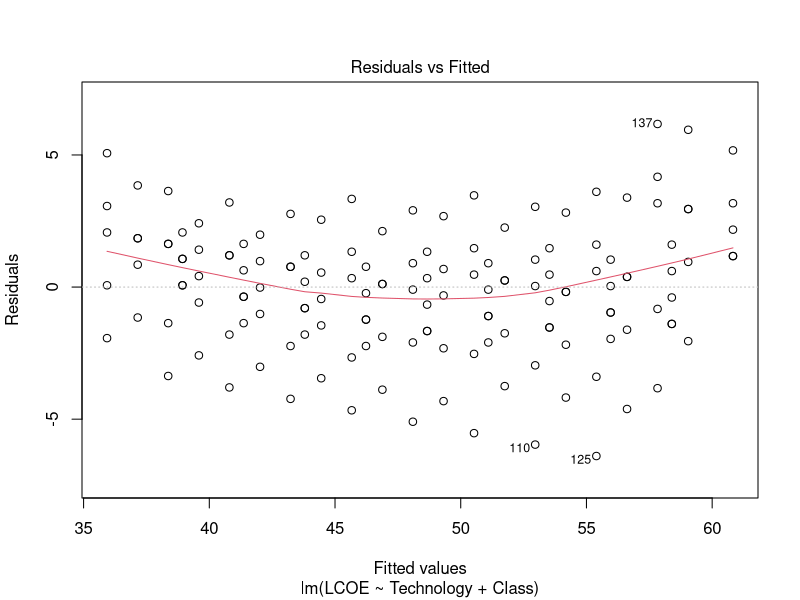
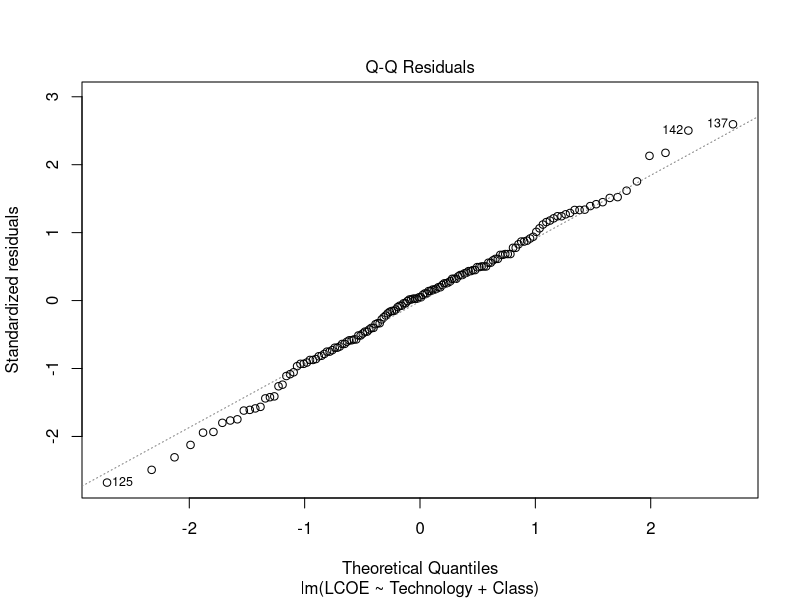
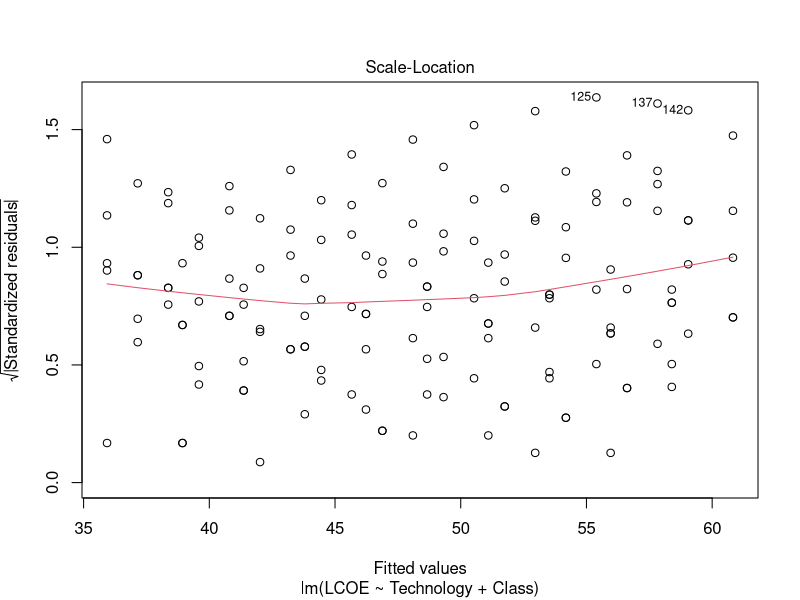
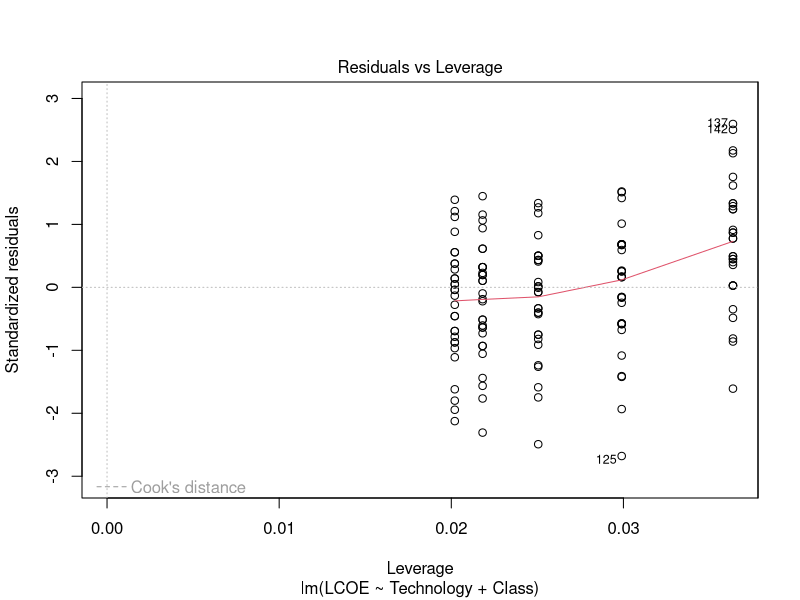
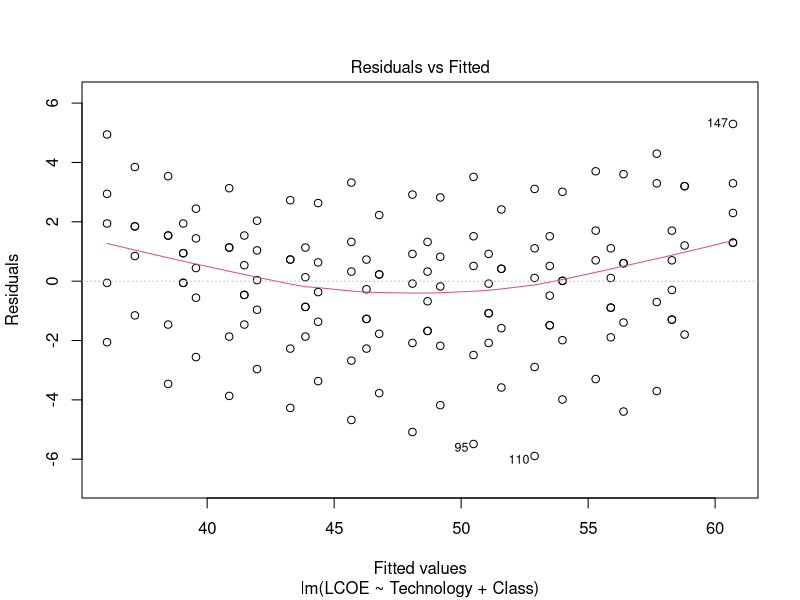
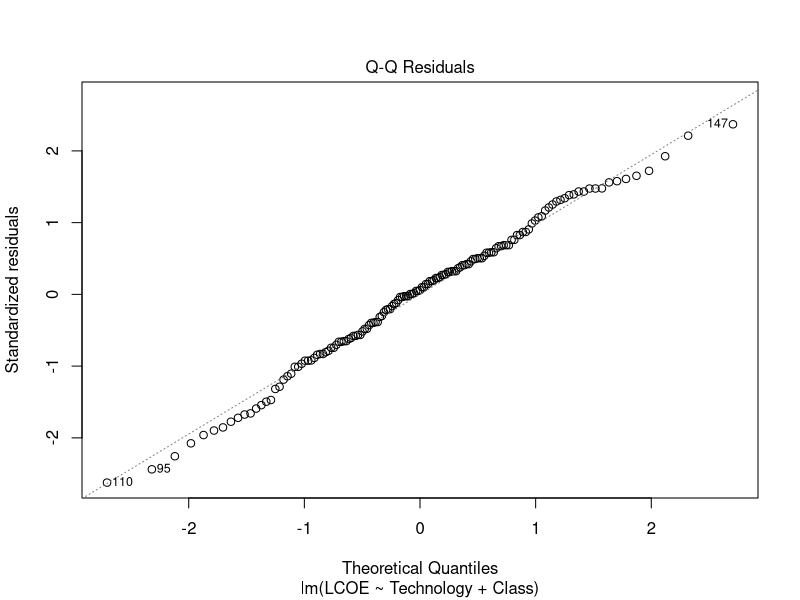
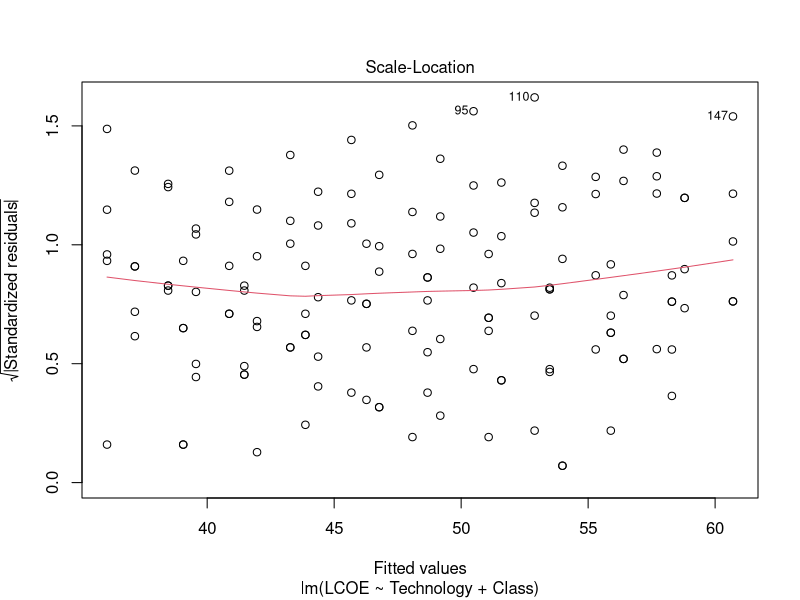
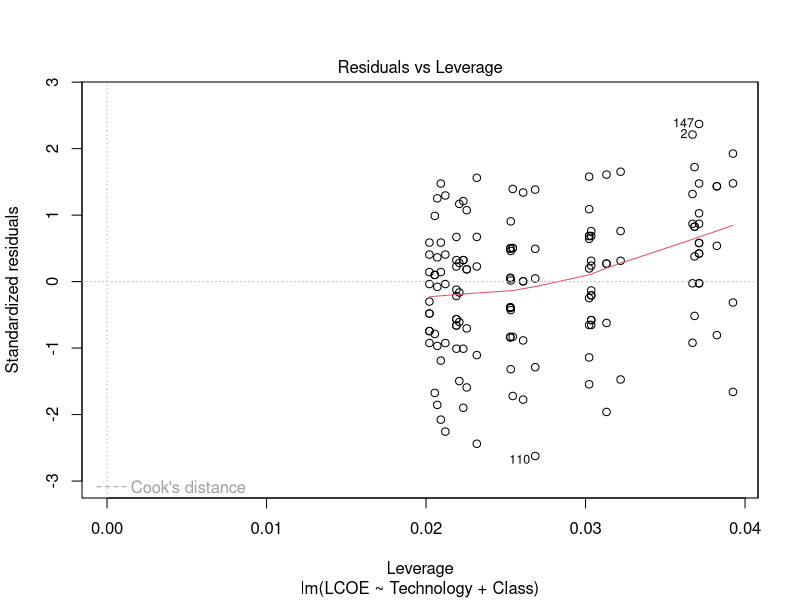

Reproduce these figures in R, in order. (Note: this script raises an error after producing the figures.)
## ---- chunk 1
#Load packages
library(tidyverse)
library(here)
library(dplyr)
library(readxl)
library(openxlsx)

#Load in data
Solar_ATB <- read.csv("Processed_Data/Solar_ATB_Long.csv")
## ---- chunk 2
mean(Solar_ATB$LCOE)
sd(Solar_ATB$LCOE)
## ---- chunk 3
Solar_ATB <- Solar_ATB %>%
  select(-"X")

Model1.lm <- lm(LCOE ~
                Technology +
                Class,
                data = Solar_ATB)
summary(Model1.lm)
plot(Model1.lm)

AIC(Model1.lm)

view(Solar_ATB)
## ---- chunk 4
# Remove data point 
Solar_ATB_Model1.2 <- Solar_ATB[-c(125,137,142),]
Model1.2.lm <- lm(LCOE ~
                Technology +
                Class,
             data = Solar_ATB_Model1.2)
summary(Model1.2.lm)
plot_model1 <- plot(Model1.2.lm)
AIC(Model1.2.lm)

plot_model1 <- ggdraw() +
  draw_text("Assessing LCOE Multilevel Model Fit", 
            size = 16, fontface = "bold", x = 0.5, y = 0.97, hjust = 0.5) +
  draw_plot(plot_model1, y = 0.1, height = 0.8) +
  draw_text("The residuals appear mostly equally distributed, although there are slight vertical clusters in the residuals vs. fitted plot. The residuals follow the theoretical normal distribution in the QQ Plot, and in general show equal variance in scale-location plot. Therefore, we affirm that this meets the assumptions for a linear model.", 
            size = 10, x = 0.5, y = 0.4, hjust = 0.5)


## ---- chunk 5
Model2.lm <- lm(LCOE ~
                Technology +
                Net_Capacity_Factor,
             data = Solar_ATB)
summary(Model2.lm)
plot(Model2.lm)
AIC(Model2.lm)


## ---- chunk 6
# Remove data point 137,142,147
Solar_ATB_Model2.2 <- Solar_ATB[-c(137,142,147),]
Model2.2.lm <- lm(LCOE ~
                Technology +
                Net_Capacity_Factor,
             data = Solar_ATB_Model2.2)
summary(Model2.2.lm)
plot_model2 <- plot(Model2.2.lm)
AIC(Model2.2.lm)



assumptions <- ggdraw() +
  draw_text("Assessing LCOE Multilevel Model Fit", 
            size = 16, fontface = "bold", x = 0.5, y = 0.97, hjust = 0.5) +
  draw_plot(assumptions, y = 0.1, height = 0.8) +
  draw_text("The Fitted Values graph depicts equal variance amongst residuals
            in the multilevel model. The model meets requirements for homoscedasticity.
            The QQ Plot indicates the residuals follow the theoretical normal
            curve quite closely (except for a slight curve at the far right values).
            This model therefore meets the assumption for normally distributed residuals.", 
            size = 10, x = 0.5, y = 0.4, hjust = 0.5)

## ---- chunk 7
# Model variable: Technology and generation
Model3.lm <- lm(LCOE ~
                Technology +
                log(Annual_Generation_MWh),
             data = Solar_ATB)
summary(Model3.lm)
plot(Model3.lm)
## ---- chunk 8
# Remove data point 1,29,30
Solar_ATB_Model3.2 <- Solar_ATB[-c(95,110,125),]
Model3.2.lm <- lm(LCOE ~
                Technology +
                log(Annual_Generation_MWh),
             data = Solar_ATB_Model3.2)
summary(Model3.2.lm)
plot(Model3.2.lm)
AIC(Model3.2.lm)
